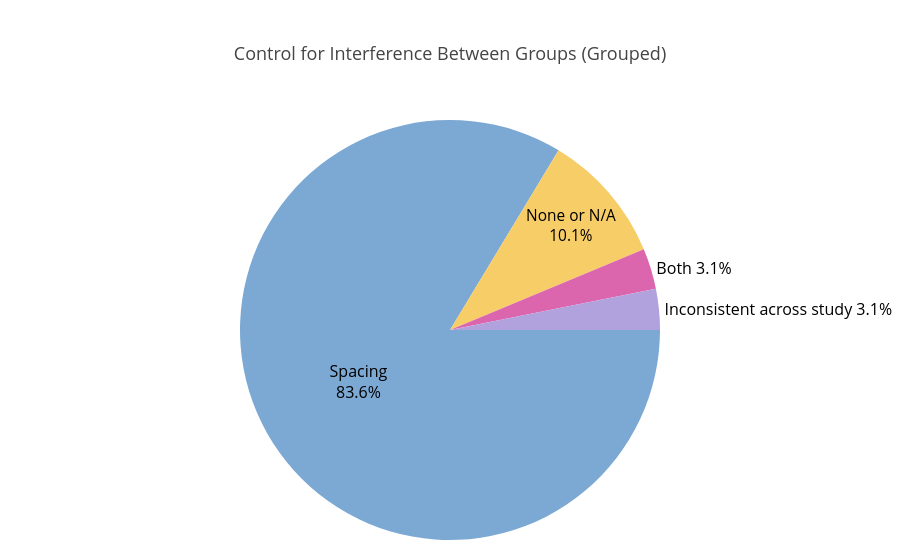

Notebook code for this chart:
### Markdown cell above
### Interference Control

### Code cell
# Title: Interference Control During Application — Grouping, Summary Table, and Pie Chart Data
# Content note: Processes 'Control for interference between group (during application)': trims/cleans text, groups mixed None/N/A entries as "Inconsistent across study", merges "Spacing"+"Shielding" as "Both", prints the original (unsplit) frequency table, prepares grouped labels and percentages, renders and saves the pie chart, and prints a grouped breakdown.

# Warn about empty fields (all rows are MIS >= 5)
for idx, row in df.iterrows():
    if pd.isna(row['Control for interference between group (during application)']) or str(row['Control for interference between group (during application)']).strip() == '':
        print(f"  RAWDATA CLEANUP NEEDED: Covidence #{row['Covidence #']} has empty interference control field")

interference_series_grouped = (
    df['Control for interference between group (during application)']
    .dropna()
    .astype(str)
    .str.strip()
)

# Function to group interference control entries
def group_interference_entries(entry):
    entry_lower = entry.lower()

    # Check for combinations of None/N/A with something else
    if ('none' in entry_lower or 'n/a' in entry_lower) and ',' in entry:
        return 'Inconsistent across study'

    # Check for Spacing and Shielding combinations (order independent)
    if ('spacing' in entry_lower and 'shielding' in entry_lower):
        return 'Both'

    # Return original entry for all other cases
    return entry

# Apply grouping to each study
interference_grouped = interference_series_grouped.apply(group_interference_entries)

# Get frequency counts for pie chart
interference_grouped_counts = interference_grouped.value_counts()

# Display original unsplit frequency table first
interference_counts_unsplit = interference_series_grouped.value_counts()
interference_freq_table_unsplit = interference_counts_unsplit.to_frame(name='Frequency')
interference_freq_table_unsplit['Percentage'] = (interference_freq_table_unsplit['Frequency'] / interference_freq_table_unsplit['Frequency'].sum() * 100).round(2)

print("ORIGINAL UNSPLIT DATA - FREQUENCY TABLE:")
print("=" * 80)
print(f"{'Complete Entry':<60} {'Frequency':<10} {'Percentage':<10}")
print("-" * 80)

for entry, row in interference_freq_table_unsplit.iterrows():
    freq = row['Frequency']
    pct = row['Percentage']
    display_entry = entry[:57] + "..." if len(entry) > 60 else entry
    print(f"{display_entry:<60} {freq:<10} {pct:<10.1f}%")

print(
    f"\nOriginal data summary: {len(interference_freq_table_unsplit)} unique entries, {interference_freq_table_unsplit['Frequency'].sum()} total studies")

# Prepare data for pie chart
labels_interference_grouped = interference_grouped_counts.index.tolist()
labels_interference_grouped = [add_line_breaks_to_label(lbl, strategy='word_count') for lbl in
                               labels_interference_grouped]
values_interference_grouped = interference_grouped_counts.values.tolist()

# Compute percentages and set label positions
total_interference_grouped = sum(values_interference_grouped)
percentages_interference_grouped = [(v / total_interference_grouped) * 100 if total_interference_grouped else 0 for v in values_interference_grouped]
percentages_cutoff = 10
text_positions_interference_grouped = ['outside' if p < percentages_cutoff else 'inside' for p in
                                       percentages_interference_grouped]
custom_text_interference_grouped = [
    f"{label}<br>{percent:.1f}%" if position == 'inside'
    else f"{label} {percent:.1f}%"
      for label, percent, position in zip(labels_interference_grouped, percentages_interference_grouped, text_positions_interference_grouped)
]

# Build pie chart (styled like the "Country of corresponding author" chart)
interference_grouped_pie = go.Figure(
    data=[
        go.Pie(
            labels=labels_interference_grouped,
            values=values_interference_grouped,
            text=custom_text_interference_grouped,
            textinfo='text',
            textposition=text_positions_interference_grouped,
            insidetextorientation='horizontal',
            sort=False,
            direction='clockwise',
            rotation=90,
        )
    ]
)

interference_grouped_pie.update_traces(
    textfont=dict(size=PLOTLY_TEXT_FS, color='black'),
    insidetextfont=dict(color='black'),
)


textfont = dict(size=PLOTLY_TEXT_FS, color='black'),
interference_grouped_pie.update_layout(
    title='Control for Interference Between Groups (Grouped)',
    showlegend=False,
    margin=dict(t=120, b=20, l=20, r=20)
)

interference_grouped_pie.show()
interference_grouped_pie.write_image('interference_control_grouped_pie.png', width=800, height=600, scale=2)

# Print grouped data summary
print(f"\nGROUPED DATA FOR PIE CHART:")
print(f"- Total studies in pie chart: {total_interference_grouped}")
# (NaN entries were dropped with RAWDATA warnings above)
print(f"- Grouped categories: {len(interference_grouped_counts)}")

print(f"\nGrouped breakdown:")
for category, count in interference_grouped_counts.items():
    percentage = (count / total_interference_grouped * 100) if total_interference_grouped else 0
    print(f"- {category}: {count} studies ({percentage:.1f}%)")

### Figure 1 — Plotly figure (JSON) as saved in the notebook; plotly's stock layout.template omitted (floating-point values rounded to 4 significant figures)
{"data": [{"direction": "clockwise", "insidetextorientation": "horizontal", "labels": ["Spacing", "None or N/A", "Both", "Inconsistent across study"], "rotation": 90, "sort": false, "text": ["Spacing<br>83.6%", "None or N/A<br>10.1%", "Both 3.1%", "Inconsistent across study 3.1%"], "textinfo": "text", "textposition": ["inside", "inside", "outside", "outside"], "values": [133, 16, 5, 5], "type": "pie", "textfont": {"color": "black", "size": 16}, "insidetextfont": {"color": "black"}}], "layout": {"margin": {"t": 120, "b": 20, "l": 20, "r": 20}, "title": {"text": "Control for Interference Between Groups (Grouped)"}, "showlegend": false}}
